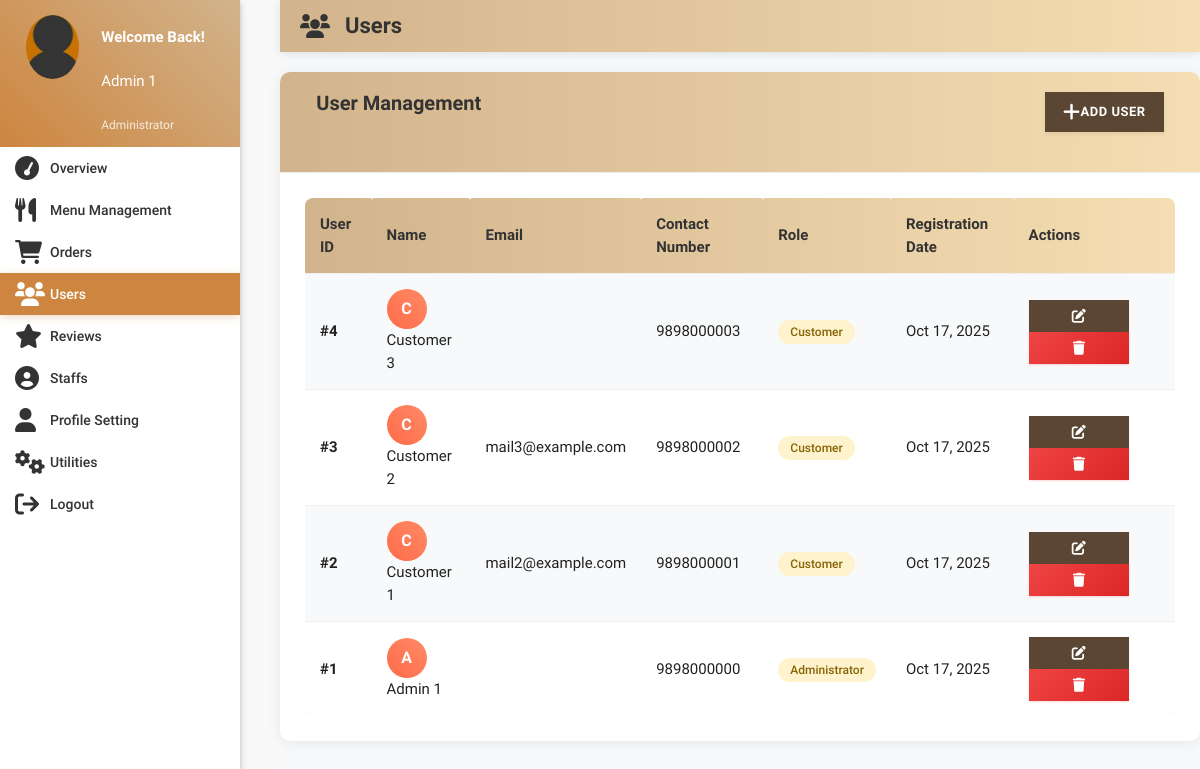
/account/users-admin.php (signed in), run on the app's committed database.
### tables this page shows
CREATE TABLE `users` (
  `id` int(11) NOT NULL,
  `role` varchar(15) NOT NULL DEFAULT 'Customer',
  `name` varchar(15) NOT NULL,
  `username` varchar(10) NOT NULL,
  `password` varchar(16) NOT NULL,
  `email` varchar(35) NULL,
  `address` varchar(300) NULL,
  `contact` bigint(11) NOT NULL,
  `verified` tinyint(1) NOT NULL DEFAULT '0',
  `deleted` tinyint(4) NOT NULL DEFAULT '0',
  `date` timestamp NOT NULL DEFAULT CURRENT_TIMESTAMP
);

### account/users-admin.php (the view, shortened to what this page needs)
<?php
include 'includes/connect.php';
if (isset($_SESSION['admin_sid']) && $_SESSION['admin_sid'] == session_id()) {
    $users_query = "SELECT * FROM users WHERE deleted = 0 ORDER BY id DESC";
    $users_result = mysqli_query($con, $users_query);
?>
<!DOCTYPE html>
<html lang="en">
<head>
    <link href="css/materialize.min.css" rel="stylesheet">
    <link href="css/style.min.css" rel="stylesheet">
    <link href="css/custom/custom.min.css" rel="stylesheet">
    <link href="css/admin-custom.css" rel="stylesheet">
    <link href="https://cdnjs.cloudflare.com/ajax/libs/font-awesome/6.0.0/css/all.min.css" rel="stylesheet">
</head>
<body class="fix-header">
    <div id="main-wrapper">
        <?php
        include 'includes/sidebar.php';
        ?>
        <div class="page-wrapper">
            <div class="container-fluid">
                <div class="page-header">
                    <h1 class="page-title">
                        <i class="fa fa-users"></i>
                        Users
                    </h1>
                </div>
                <div class="content-card">
                    <div class="card-header">
                        <div class="row">
                            <div class="col s12 m6">
                                <h2 class="card-title">User Management</h2>
                            </div>
                            <div class="col s12 m6 right-align">
                                <a class="btn btn-primary-custom modal-trigger waves-effect waves-light" href="#addUserModal">
                                    <i class="fa fa-plus"></i> Add User
                                </a>
                            </div>
                        </div>
                    </div>
                    <div class="card-body">
                        <div class="responsive-table">
                            <table class="table table-custom striped">
                                <thead>
                                    <tr>
                                        <th>User ID</th>
                                        <th>Name</th>
                                        <th>Email</th>
                                        <th>Contact Number</th>
                                        <th>Role</th>
                                        <th>Registration Date</th>
                                        <th>Actions</th>
                                    </tr>
                                </thead>
                                <tbody>
                                    <?php while ($user = mysqli_fetch_assoc($users_result)): ?>
                                    <tr>
                                        <td><strong>#<?php echo $user['id']; ?></strong></td>
                                        <td>
                                            <div class="d-flex align-items-center">
                                                <div class="avatar-circle">
                                                    <?php echo strtoupper(substr($user['name'], 0, 1)); ?>
                                                </div>
                                                <div class="ml-2">
                                                    <?php echo htmlspecialchars($user['name']); ?>
                                                </div>
                                            </div>
                                        </td>
                                        <td><?php echo htmlspecialchars($user['email'] ?? ''); ?></td>
                                        <td><?php echo htmlspecialchars($user['contact'] ?? '-'); ?></td>
                                        <td>
                                            <span class="status-badge <?php echo ($user['role'] == 'admin') ? 'status-approved' : 'status-pending'; ?>">
                                                <?php echo ucfirst($user['role'] ?? 'customer'); ?>
                                            </span>
                                        </td>
                                        <td><?php echo !empty($user['date']) ? date('M d, Y', strtotime($user['date'])) : 'N/A'; ?></td>
                                        <td>
                                            <a class="btn btn-sm btn-primary-custom waves-effect waves-light" onclick="editUser(<?php echo $user['id']; ?>)">
                                                <i class="fa fa-edit"></i>
                                            </a>
                                            <a class="btn btn-sm btn-danger-custom waves-effect waves-light" onclick="deleteUser(<?php echo $user['id']; ?>)">
                                                <i class="fa fa-trash"></i>
                                            </a>
                                        </td>
                                    </tr>
                                    <?php endwhile; ?>
                                </tbody>
                            </table>
                        </div>
                    </div>
                </div>
            </div>
        </div>
    </div>
</body>
</html>
<?php
} else {
    header("Location: login.php");
    exit();
}
?>

### account/css/admin-custom.css (style rules this page uses)
.page-wrapper { margin-left: 280px; min-height: 100vh; background-color: #f8f9fa; }
.page-header { background: linear-gradient(90deg, #D2B48C 0%, #F5DEB3 100%); padding: 14px 20px; margin-bottom: 20px; box-shadow: 0 2px 10px rgba(0,0,0,0.1); }
.page-title { color: #333; font-size: 22px; font-weight: 600; margin: 0; display: flex; align-items: center; }
.page-title i { margin-right: 15px; font-size: 24px; }
.content-card { background: white; border-radius: 10px; box-shadow: 0 2px 15px rgba(0,0,0,0.08); margin-bottom: 30px; overflow: hidden; }
.card-header { background: linear-gradient(90deg, #D2B48C 0%, #F5DEB3 100%); padding: 20px 25px; border-bottom: 1px solid #eee; }
.card-title { color: #333; font-size: 20px; font-weight: 600; margin: 0; }
.card-body { padding: 25px; }
.card-header .btn-primary-custom, .content-card .btn-primary-custom, .btn-primary-custom { background: #5A4632 !important; border: none !important; color: #ffffff !important; padding: 10px 18px !important; border-radius: 0 !important; font-weight: 600 !important; font-size: 13px !important; line-height: 1.5 !important; transition: all 0.3s ease !important; display: inline-flex !important; align-items: center !important; justify-content: center !important; text-align: center !important; vertical-align: middle !important; min-height: 40px !important; box-shadow: 0 2px 4px rgba(0,0,0,0.08) !important; text-transform: uppercase !important; letter-spacing: 0.5px !important; }
.btn-danger-custom { background: linear-gradient(135deg, #EF4444 0%, #DC2626 100%) !important; border: none !important; color: white !important; padding: 8px 16px !important; border-radius: 0 !important; font-weight: 500 !important; transition: all 0.3s ease !important; box-shadow: 0 2px 4px rgba(239,68,68,0.2) !important; }
.table-custom { background: white; border-radius: 8px; overflow: hidden; box-shadow: 0 2px 10px rgba(0,0,0,0.05); }
.table-custom thead { background: linear-gradient(90deg, #D2B48C 0%, #F5DEB3 100%); }
.table-custom thead th { color: #333; font-weight: 600; border: none; padding: 15px; }
.table-custom tbody tr { transition: all 0.3s ease; }
.table-custom tbody td { padding: 15px; border-top: 1px solid #eee; vertical-align: middle; }
.table-custom td:nth-child(4), .table-custom th:nth-child(4) { text-align: left; }
.status-badge { padding: 5px 12px; border-radius: 20px; font-size: 12px; font-weight: 500; }
.status-pending { background-color: #FFF3CD; color: #856404; }
.btn-sm { padding: 4px 8px !important; font-size: 11px !important; line-height: 1.2 !important; border-radius: 0 !important; width: 100px !important; height: 32px !important; display: inline-flex !important; align-items: center !important; justify-content: center !important; margin: 0 !important; flex-shrink: 0 !important; }
.btn-primary-custom.btn-sm { padding: 4px 8px !important; font-size: 11px !important; font-weight: 500 !important; background: #5A4632 !important; box-shadow: 0 1px 2px rgba(0,0,0,0.08) !important; border-radius: 0 !important; width: 100px !important; height: 32px !important; min-height: 32px !important; max-height: 32px !important; line-height: 1.2 !important; margin: 0 !important; flex-shrink: 0 !important; display: inline-flex !important; align-items: center !important; justify-content: center !important; }
.btn-danger-custom.btn-sm { padding: 4px 8px !important; font-size: 11px !important; font-weight: 500 !important; background: linear-gradient(135deg, #EF4444 0%, #DC2626 100%) !important; box-shadow: 0 1px 2px rgba(239,68,68,0.2) !important; border-radius: 0 !important; width: 100px !important; height: 32px !important; min-height: 32px !important; max-height: 32px !important; line-height: 1.2 !important; margin: 0 !important; flex-shrink: 0 !important; display: inline-flex !important; align-items: center !important; justify-content: center !important; }

### account/users-admin.php (style rules this page uses)
.avatar-circle { width: 40px; height: 40px; border-radius: 50%; background: linear-gradient(45deg, #FF6B4A, #FF8A65); color: white; display: flex; align-items: center; justify-content: center; font-weight: bold; font-size: 16px; }
.responsive-table { overflow-x: auto; }
.table-custom.striped tbody tr:nth-child(odd) { background-color: #f8f9fa; }
.btn-sm { padding: 0 8px !important; height: 32px !important; line-height: 32px !important; margin: 0 2px; }
.btn-sm i { font-size: 14px; }

### data on the page
users: id "4", name "C", name "Customer 3", contact "9898000003", role "Customer", date "Oct 17, 2025"
users: id "3", name "C", name "Customer 2", email "mail3@example.com", contact "9898000002", role "Customer", date "Oct 17, 2025"
users: id "2", name "C", name "Customer 1", email "mail2@example.com", contact "9898000001", role "Customer", date "Oct 17, 2025"
users: id "1", name "A", name "Admin 1", contact "9898000000", role "Administrator", date "Oct 17, 2025"

### other printed values
$name "Admin 1"
$role "Administrator"
